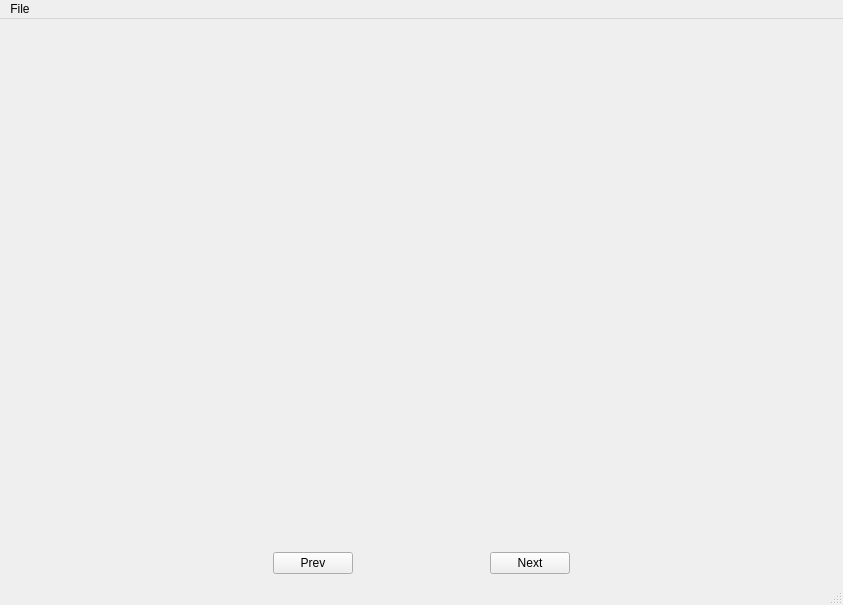
<?xml version="1.0" encoding="UTF-8"?>
<ui version="4.0">
 <class>MainWindow</class>
 <widget class="QMainWindow" name="MainWindow">
  <property name="geometry">
   <rect>
    <x>0</x>
    <y>0</y>
    <width>843</width>
    <height>605</height>
   </rect>
  </property>
  <property name="sizePolicy">
   <sizepolicy hsizetype="Preferred" vsizetype="Preferred">
    <horstretch>0</horstretch>
    <verstretch>0</verstretch>
   </sizepolicy>
  </property>
  <property name="windowTitle">
   <string>Cross platform image viewer</string>
  </property>
  <widget class="QWidget" name="centralwidget">
   <property name="sizePolicy">
    <sizepolicy hsizetype="Maximum" vsizetype="Maximum">
     <horstretch>0</horstretch>
     <verstretch>0</verstretch>
    </sizepolicy>
   </property>
   <property name="sizeIncrement">
    <size>
     <width>0</width>
     <height>0</height>
    </size>
   </property>
   <layout class="QGridLayout" name="gridLayout_2">
    <item row="0" column="0">
     <layout class="QGridLayout" name="gridLayout">
      <item row="1" column="0">
       <layout class="QHBoxLayout" name="horizontalLayout">
        <item>
         <spacer name="horizontalSpacer_2">
          <property name="orientation">
           <enum>Qt::Horizontal</enum>
          </property>
          <property name="sizeHint" stdset="0">
           <size>
            <width>40</width>
            <height>20</height>
           </size>
          </property>
         </spacer>
        </item>
        <item>
         <spacer name="horizontalSpacer_4">
          <property name="orientation">
           <enum>Qt::Horizontal</enum>
          </property>
          <property name="sizeHint" stdset="0">
           <size>
            <width>40</width>
            <height>20</height>
           </size>
          </property>
         </spacer>
        </item>
        <item>
         <widget class="QPushButton" name="pushButton_prev">
          <property name="text">
           <string>Prev</string>
          </property>
         </widget>
        </item>
        <item>
         <spacer name="horizontalSpacer">
          <property name="orientation">
           <enum>Qt::Horizontal</enum>
          </property>
          <property name="sizeHint" stdset="0">
           <size>
            <width>40</width>
            <height>20</height>
           </size>
          </property>
         </spacer>
        </item>
        <item>
         <widget class="QPushButton" name="pushButton_next">
          <property name="text">
           <string>Next</string>
          </property>
         </widget>
        </item>
        <item>
         <spacer name="horizontalSpacer_5">
          <property name="orientation">
           <enum>Qt::Horizontal</enum>
          </property>
          <property name="sizeHint" stdset="0">
           <size>
            <width>40</width>
            <height>20</height>
           </size>
          </property>
         </spacer>
        </item>
        <item>
         <spacer name="horizontalSpacer_3">
          <property name="orientation">
           <enum>Qt::Horizontal</enum>
          </property>
          <property name="sizeHint" stdset="0">
           <size>
            <width>40</width>
            <height>20</height>
           </size>
          </property>
         </spacer>
        </item>
       </layout>
      </item>
      <item row="0" column="0">
       <widget class="QLabel" name="label">
        <property name="text">
         <string/>
        </property>
        <property name="scaledContents">
         <bool>false</bool>
        </property>
        <property name="alignment">
         <set>Qt::AlignCenter</set>
        </property>
       </widget>
      </item>
     </layout>
    </item>
   </layout>
  </widget>
  <widget class="QMenuBar" name="menubar">
   <property name="geometry">
    <rect>
     <x>0</x>
     <y>0</y>
     <width>843</width>
     <height>22</height>
    </rect>
   </property>
   <widget class="QMenu" name="menuFile">
    <property name="title">
     <string>File</string>
    </property>
    <addaction name="action_open"/>
    <addaction name="action_save"/>
   </widget>
   <addaction name="menuFile"/>
  </widget>
  <widget class="QStatusBar" name="statusbar"/>
  <action name="action_open">
   <property name="text">
    <string>Open</string>
   </property>
   <property name="shortcut">
    <string>Ctrl+O</string>
   </property>
  </action>
  <action name="action_save">
   <property name="text">
    <string>Save as</string>
   </property>
   <property name="shortcut">
    <string>Ctrl+S</string>
   </property>
  </action>
 </widget>
 <resources/>
 <connections/>
</ui>
